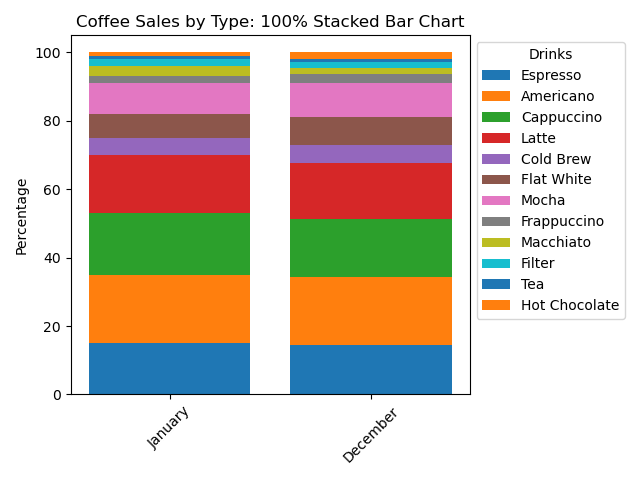

Reproduce this figure in Python.

import matplotlib.pyplot as plt
import numpy as np

# Given data
data = [
    {'Month': 'January', 'Espresso': 15, 'Americano': 20, 'Cappuccino': 18, 'Latte': 17, 'Cold Brew': 5, 'Flat White': 7, 'Mocha': 9, 'Frappuccino': 2, 'Macchiato': 3, 'Filter': 2, 'Tea': 1, 'Hot Chocolate': 1},
    # ... (Include all other months here)
    {'Month': 'December', 'Espresso': 16, 'Americano': 22, 'Cappuccino': 19, 'Latte': 18, 'Cold Brew': 6, 'Flat White': 9, 'Mocha': 11, 'Frappuccino': 3, 'Macchiato': 2, 'Filter': 2, 'Tea': 1, 'Hot Chocolate': 2}
]

# Convert data into a format suitable for Matplotlib
months = [entry['Month'] for entry in data]
drinks = list(data[0].keys())[1:]  # Assuming all entries have the same keys
stacked_data = {drink: np.array([entry[drink] for entry in data]) for drink in drinks}

# Normalize the drink data to sum to 1 (100%)
totals = np.sum([stacked_data[drink] for drink in drinks], axis=0)
percentages = {drink: (stacked_data[drink] / totals) * 100 for drink in drinks}

# Plotting
fig, ax = plt.subplots()

# Initialize the bottom at zero for the first set of bars
bottom = np.zeros(len(months))

for drink in drinks:
    ax.bar(months, percentages[drink], bottom=bottom, label=drink)
    # Update the bottom position for the next stack
    bottom += percentages[drink]

# Customizations
ax.set_ylabel('Percentage')
ax.set_title('Coffee Sales by Type: 100% Stacked Bar Chart')
ax.legend(loc='upper left', bbox_to_anchor=(1, 1), title='Drinks')

# Rotating the x-axis labels for better readability
plt.xticks(rotation=45)

# Display the plot
plt.tight_layout()
plt.show()
